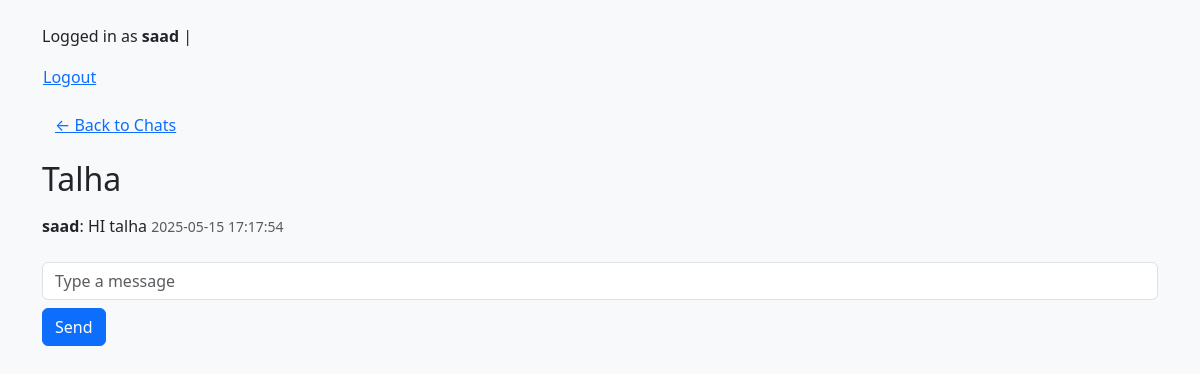
The app's page /chat/8/ (signed in), older data.
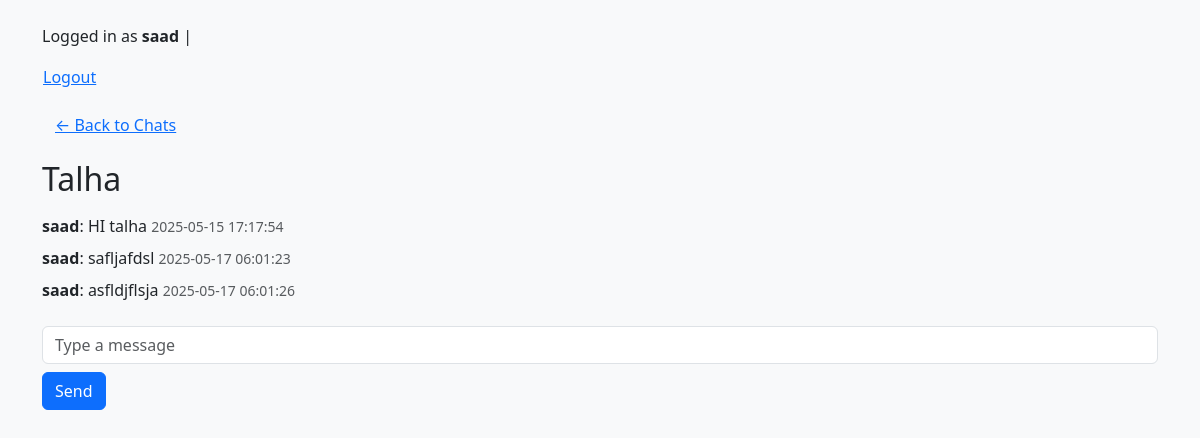
The same page, newer data.
### chat/models.py (models this page shows, shortened)
class Message(models.Model):
    chat = models.ForeignKey(Chat, related_name='messages', on_delete=models.CASCADE)
    sender = models.ForeignKey(User, on_delete=models.CASCADE)
    content = models.TextField()
    timestamp = models.DateTimeField(auto_now_add=True)
    read_by = models.ManyToManyField(User, related_name='read_messages', blank=True)  # ✅ NEW

### chat/views.py (the view)
# urls.py: path('<int:chat_id>/', views.chat_detail, name='chat_detail'),
@login_required
def chat_detail(request, chat_id):
    chat = get_object_or_404(Chat, id=chat_id)
    messages = chat.messages.select_related('sender').all()
    with transaction.atomic():
        for message in messages:
            if request.user != message.sender and request.user not in message.read_by.all():
                message.read_by.add(request.user)
    other_user = None
    if not chat.is_group:
        other_user = chat.participants.exclude(id=request.user.id).first()
    context = {
        'chat': chat,
        'messages': messages,
        'other_user': other_user,
    }
    return render(request, 'chat/chat_detail.html', context)

### templates/chat/chat_detail.html (shortened to what this page needs)
{% extends 'base.html' %}
{% block content %}
<a href="{% url 'chat_index' %}" class="btn btn-link mb-3">&larr; Back to Chats</a>
<h2 class="mb-3">
  {% if chat.is_group %}{{ chat.name }}{% else %}{{ other_user.username }}{% endif %}
</h2>
<div class="messages mb-3" style="max-height:400px;overflow-y:auto;">
  {% for message in messages %}
    <div class="mb-2">
      <strong>{{ message.sender.username }}</strong>:
      {{ message.content }}
      <small class="text-muted">{{ message.timestamp|date:"Y-m-d H:i:s" }}</small>
    </div>
  {% empty %}
    <p>No messages yet.</p>
  {% endfor %}
</div>
<form method="post" autocomplete="off" action="{% url 'send_message' chat.id %}">
  <input type="text" name="content" class="form-control" placeholder="Type a message" required>
  <button type="submit" class="btn btn-primary mt-2">Send</button>
</form>
{% endblock %}

Row changes from the older to the newer data that the page shows:
added Message: sender.username "saad", content "safljafdsl", timestamp "2025-05-17 06:01:23"
added Message: sender.username "saad", content "asfldjflsja", timestamp "2025-05-17 06:01:26"
